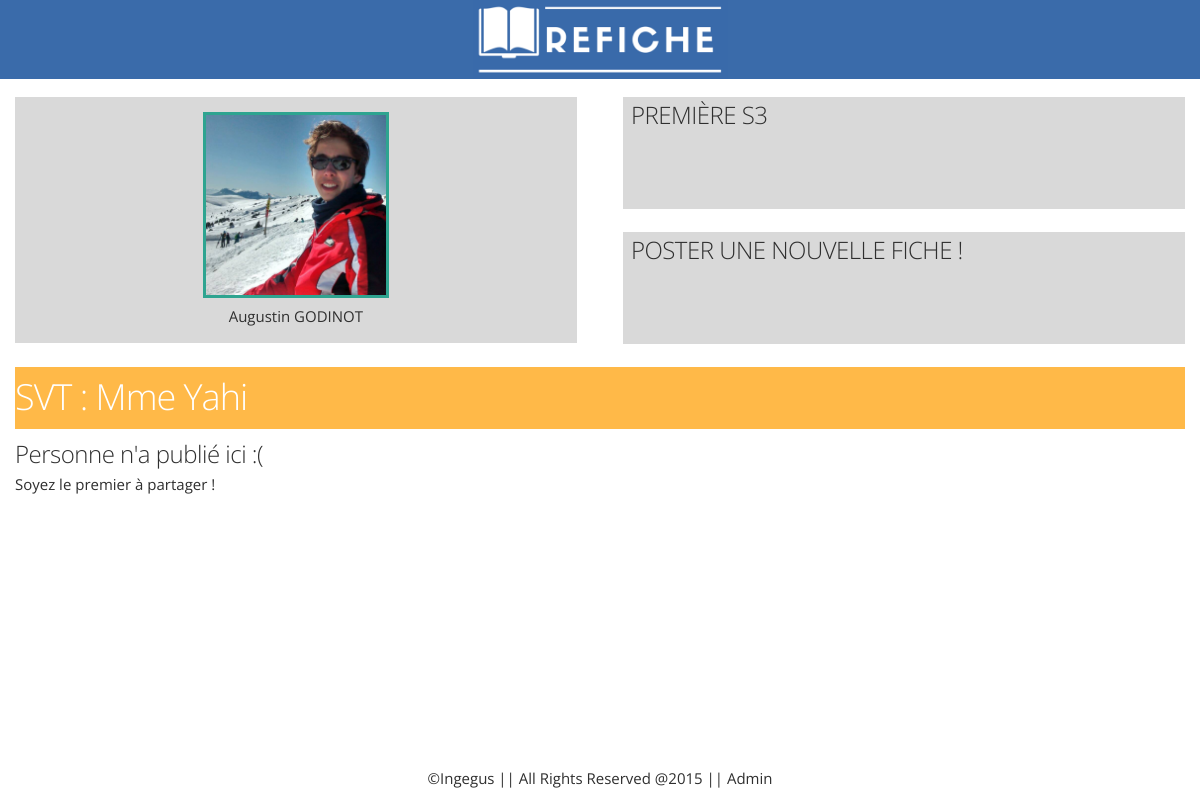
/app/lesson/SVT (signed in), run on the app's committed database.
### app/models.py (models this page shows, shortened)
class Profile(models.Model):
	user = models.OneToOneField(User)  # Link with the original user class that we extend
	classroom = models.ForeignKey('Classroom')  # Link to the user's classroom
	school = models.ForeignKey('School')  # Link to the school of the profile (student or teacher)
	class Meta(object):
		abstract = True

class Student(Profile):
	lessons = models.ManyToManyField(Lesson)
	numberOfSheetsUploaded = models.IntegerField(default=0)

class Classroom(models.Model):
	level = models.ForeignKey('Level')  # Level or degree of the class (ex: 1ere)
	school = models.ForeignKey('School')  # School witch the classroom belongs to
	name = models.CharField(max_length=100)  # Name of the classroom (ex: Première S-3)
	shortName = models.CharField(max_length=8)  # Name of the classroom shortened (ex: 1-S3)
	lessons = models.ManyToManyField(Lesson)

class Lesson(models.Model):
	name = models.CharField(max_length=30)  # The official name of the class
	teacher = models.ForeignKey('Teacher')  # The link to the teacher (one teacher for one class)
	def __str__(self):
		return "{0} ({1})".format(self.name, self.teacher)

class Teacher(models.Model):
	GENDER_CHOICES = (('M.', 'Monsieur'),
					  ('Mme', 'Madame'),
					  ('Mlle', 'Mademoiselle'))
	lastName = models.CharField(max_length=60)  # Last name of the teacher
	firstName = models.CharField(max_length=30, null=True)  # First name of the teacher
	gender = models.CharField(max_length=4, choices=GENDER_CHOICES)
	createdBy = models.ForeignKey(Student)
	def __str__(self):
		return "{0} {1}".format(self.gender, self.lastName)

### app/views.py (the view)
# urls.py: url(r'^lesson/(?P<lesson_name>.+)$', 'lessonPage'),
@login_required
def lessonPage(request, lesson_name):
	student = getStudent(request.user)
	try:
		lesson = student.classroom.lessons.get(name=lesson_name)
	except Lesson.DoesNotExist:
		raise Http404("This lesson does not exist or you are not registered to it !")
	sheets = Sheet.objects.filter(lesson=lesson).order_by('-uploadDate')
	return render(request, 'app/lesson.html', locals())

### app/functions.py (called while the page is built)
def getStudent(instance):
	from app.models import Student
	user = instance
	try:
		student = Student.objects.get(user=user)
	except Student.DoesNotExist:
		logger = logging.getLogger('users')
		logger.error(user.username+'\'s account is not linked to a profile account! id = '+str(user.id))
		raise Http404("Your user account is not linked to a profile account !")
	return student

### app/templatetags/app_extras.py (called while the page is built)
@register.inclusion_tag('app/newSheet.html')
def getNewSheetForm(request):
	student = getStudent(request.user)
	form = UploadSheetForm(student=student)
	return {'form': form }

### registration/templatetags/registration_extras.py (called while the page is built)
@register.inclusion_tag('registration/newCode.html')
def getStudentRegistrationForm(request):
	form = StudentRegistrationForm()
	return {'form': form }

### app/templates/app/lesson.html
{% extends "home.html" %}
{% load humanize static app_extras %}
{% block in_content %}
<div id="sheets">
    <header>
        <h3 class="full-container-size">
            {{ lesson.name|upper }} :  {{ lesson.teacher.gender }} {{ lesson.teacher.lastName }}
        </h3>
    </header>
    <div class=flex-container>
    {% for sheet in sheets %}
        <div class="sheet" style="  {% if sheet.sheetType == 'SHEET' %}
                                        background-image: url('{% static 'img/icons/note.png' %}');
                                    {% elif sheet.sheetType == 'NOTES' %}
                                        background-image: url('{% static 'img/icons/note.png' %}');
                                    {% elif sheet.sheetType == 'TEST' %}
                                        background-image: url('{% static 'img/icons/test.png' %}');
                                    {% elif sheet.sheetType == 'TEST_CORRECTION' %}
                                        background-image: url('{% static 'img/icons/test_correction.png' %}');
                                    {% endif %}
                                    ">
            <a href="{% url 'app.views.downloadSheetPage' pk=sheet.pk %}" class="full-container-size">
                <div class="info_container">
                    <h5>{{ sheet.name }}</h5>
                    <div class="sheet_info">
                        #{{ sheet.get_sheetType_display }}<br />
                        {{ sheet.uploadedBy.user.first_name }} {{ sheet.uploadedBy.user.last_name|upper }}
                        ({{ sheet.uploadedBy.classroom.shortName }})
                        {{ sheet.uploadDate|naturaltime_addon }} <br />
                        Cliquez pour télécharger
                    </div>
                </div>
            </a>
        </div>
    {% empty %}
        <div class="full-container-size">
            <h5>Personne n'a publié ici :(</h5>
            <p>Soyez le premier à partager !</p>
        </div>
    {% endfor %}
    </div>
</div>
{% endblock %}

### app/templates/home.html (shortened to what this page needs)
{% extends "base.html" %}
{% load static app_extras admin_urls %}
{% block content %}
<nav class="container">
    <div class="row">
        <div id="user_infos" class="six columns left-cell full-container-size">
            <div id="user_infos_content">
                <a href="#" class="full-container-size"><img id="user-icon" src="{% static 'img/user_test_img.png' %}" /><br />
                <span>{{ user.first_name }} {{ user.last_name|upper }}</span></a>
            </div>
            {% if request.user.is_staff %}
                    {% load registration_extras %}
            {% endif %}
        </div>
        <div id="left_cell" class="six columns">
            <div class="container">
                <div id="classroom_profile" class="row right-cell"><a href="{% url 'app.views.underConstruction' classroom_name='miew' %}" class="full-container-size"><h5>{{ student.classroom.name }}</h5></a></div>
                <div class="row right-cell" id="new_sheet_div" >
                    <a id="post_new_sheet_link" href="#" class="full-container-size post_new_sheet_link"><h5>Poster une nouvelle fiche !</h5></a>
                </div>
            </div>
        </div>
    </div>
</nav>
{% block in_content %}{% endblock %}
{% endblock %}

### static/css/skeleton.css (style rules this page uses)
html { font-family: sans-serif; -ms-text-size-adjust: 100%; -webkit-text-size-adjust: 100%; }
body { margin: 0; }
article, aside, details, figcaption, figure, footer, header, hgroup, main, menu, nav, section, summary { display: block; }
a { background-color: transparent; }
img { border: 0; }
.container { position: relative; width: 100%; padding: 0 20px; margin: 0 auto; box-sizing: border-box; }
.column, .columns { width: 100%; float: left; box-sizing: border-box; }
@media (min-width: 400px) { .container { width: 100%; padding: 0; } }
@media (min-width: 550px) { .container { width: 100%; } }
@media (min-width: 550px) { .column, .columns { margin-left: 4%; } }
@media (min-width: 550px) { .column:first-child, .columns:first-child { margin-left: 0; } }
@media (min-width: 550px) { .six.columns { width: 48%; } }
html { font-size: 62.5%; }
body { font-size: 1.5em; line-height: 1.6; font-weight: 400; font-family: "Open Sans", Helvetica, Verdana, sans-serif; color: #2f2f2f; }
h1, h2, h3, h4, h5, h6 { margin: 0; font-weight: 300; }
h3 { font-size: 3.0rem; line-height: 1.3; letter-spacing: -.1rem; }
h5 { font-size: 1.8rem; line-height: 1.5; letter-spacing: -.05rem; }
@media (min-width: 550px) { h3 { font-size: 3.6rem; } }
@media (min-width: 550px) { h5 { font-size: 2.4rem; } }
p { margin-top: 0; }
a { color: #1EAEDB; }
pre, blockquote, dl, figure, table, p, ul, ol, form { margin-bottom: 2.5rem; }
.container:after, .row:after, .u-cf { content: ""; display: table; clear: both; }

### static/css/main.css (style rules this page uses)
body, html { display: flex; flex-direction: column; height: 100%; background-color: #ffffff; }
header { margin: 0px; flex-shrink: 0; background-color: #3a6baa; }
#content header { padding-top: 0.5em; padding-bottom: 0.5em; color: white; }
a { text-decoration: none; color: inherit; }
.full-container-size { display: block; box-sizing: border-box; width: 100%; height: 100%; }

### static/css/app.css (style rules this page uses)
#content nav .container { min-height: 15em; }
#content nav .right-cell, #content nav .left-cell { background-color: #D9D9D9; }
#content nav .left-cell { margin-bottom: 1.5em; text-align: center; }
#content nav #user-icon { display: inline; width: 12em; border: 3px solid #2EA490; }
#content nav .right-cell { height: 7.5em; margin-bottom: 1.5em; padding-left: 0.5em; }
#content nav .right-cell a { text-transform: uppercase; }
#content #user_infos_content { margin-bottom: 1em; margin-top: 1em; }
#sheets header { background-color: #FFB948; margin-bottom: 0.5em; }
#sheets header h3 { max-width: 70%; }
#sheets .flex-container { display: flex; flex-direction: row; flex-wrap: wrap; justify-content: space-between; overflow: hidden; }

### data on the page
Student: classroom.name "PREMIÈRE S3"
Lesson: name "SVT", teacher.gender "Mme", teacher.lastName "Yahi"

### other printed values
{{ user.first_name }} "Augustin"
{{ user.last_name|upper }} "GODINOT"
